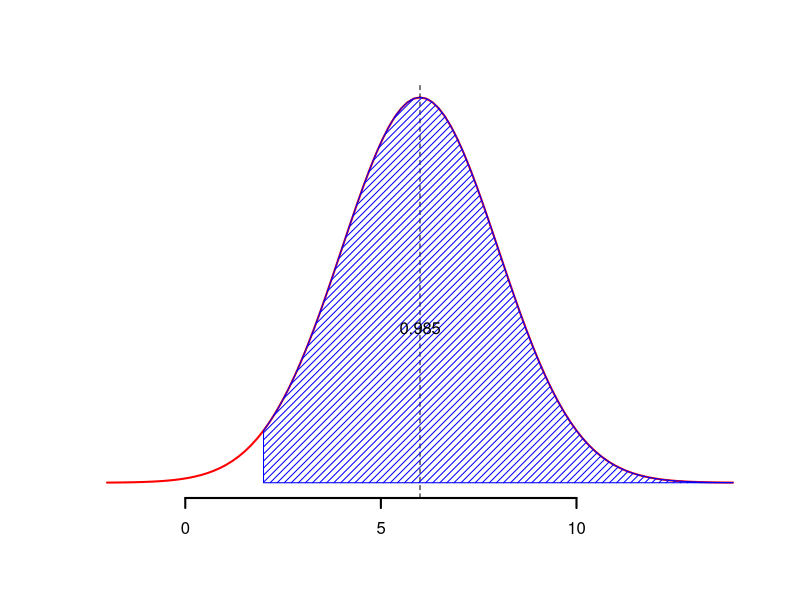
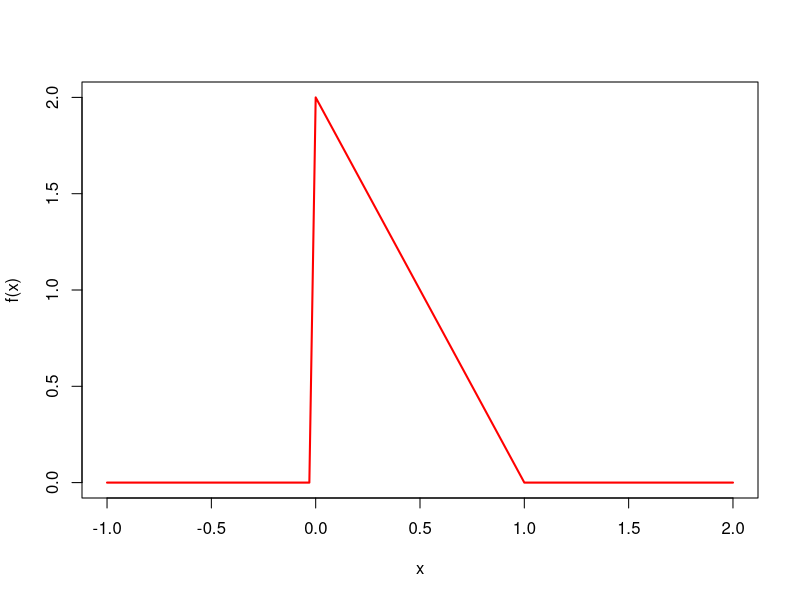

Write the R code that produced these figures, in order.
## ---- chunk 1
x<-0:4
fx<-c(4/12,4/12,2/12,1/12,4/12)
media<-x*fx
## ---- chunk 2
mepob<-6
varpob<-36
n=9
curve(dnorm(x,mepob,sqrt(varpob/n)),-2,14,lwd=2, col='red',
      xlab='',ylab='',axes=F )
axis(1,lwd=2)
abline(v=mepob, lty=2)
x2<-seq(2,14,l=100)
polygon(c(2,x2,14),c(0,dnorm(x2,mepob,sqrt(varpob/n)),0),col='blue', density = 20, angle=45)
text(6,0.08,0.985)

## ---- chunk 3
k=qnorm(0.015,6,2)
k
## ---- chunk 4
qnorm(0.015)
## ---- chunk 5
k=2*(-2.17)+6
k
## ---- chunk 6
xbar<-rnorm(1e5,6,2)
sum(xbar>11)/1e5
## ---- chunk 7
1-pnorm(2.5)
round(1-pnorm(2.5),4)
## ---- chunk 8
f<-function(x){
  f1<-ifelse(x>=0 & x<=1,2-2*x,0)
  return(f1)}
x<-seq(-1,2,l=100)  
plot(x,f(x), lwd=2,type='l', col='red')  
## ---- chunk 9
f.mc<-function(n,a,b){
  x<-runif(n,a,b)
  f2<-(b-a)*mean(f(x))
  return(f2)
}
f.mc(1e6,0,1)

## ---- chunk 10
E.mc<-function(n,a,b){
  x<-runif(n,a,b)
  f2<-(b-a)*mean(f(x)*x)
  return(f2)
}
E.mc(1e6,0,1)

## ---- chunk 11
1/3
## ---- chunk 12
V.mc<-function(n,a,b){
  x<-runif(n,a,b)
  f2<-(b-a)*((mean(f(x)*x^2))-(mean(f(x)*x)^2))
  return(f2)
}
V.mc(1e6,0,1)
## ---- chunk 13
1/18
## ---- chunk 14
qnorm(0.996, lower.tail = F)

## ---- chunk 15
qnorm(0.9938)
## ---- chunk 16
s=35/2.5
s
## ---- chunk 17
qnorm(0.9938)
## ---- chunk 18
n<-(2.5/0.357)^2
n
